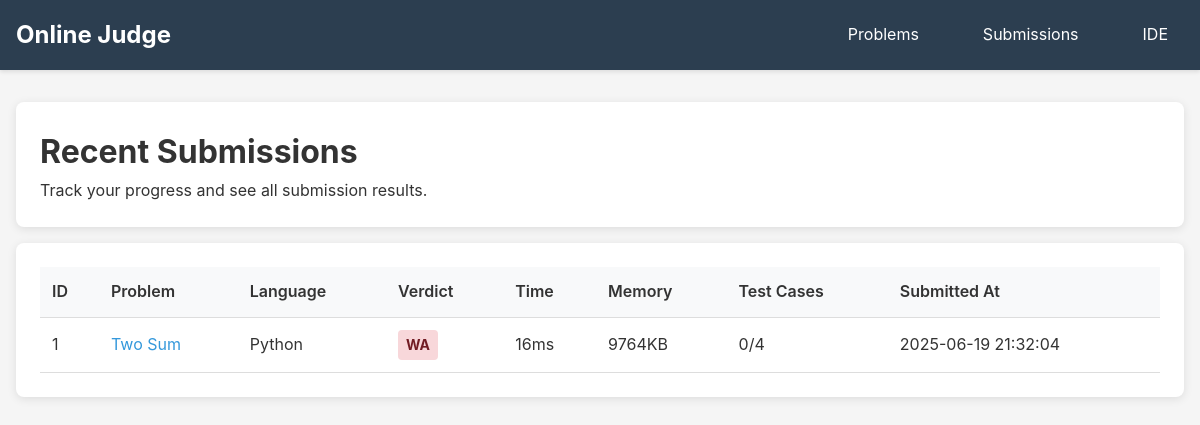
Screenshot of /submissions with the database file from the repository.
### tables this page shows
CREATE TABLE submissions (
            id INTEGER PRIMARY KEY AUTOINCREMENT,
            problem_id INTEGER,
            language TEXT NOT NULL,
            code TEXT NOT NULL,
            verdict TEXT DEFAULT 'Pending',  -- AC, WA, TLE, MLE, RE, CE
            execution_time INTEGER,  -- in milliseconds
            memory_used INTEGER,  -- in KB
            test_cases_passed INTEGER DEFAULT 0,
            total_test_cases INTEGER DEFAULT 0,
            error_message TEXT,
            submitted_at TIMESTAMP DEFAULT CURRENT_TIMESTAMP,
            FOREIGN KEY (problem_id) REFERENCES problems (id)
        );

CREATE TABLE problems (
            id INTEGER PRIMARY KEY AUTOINCREMENT,
            title TEXT NOT NULL,
            description TEXT NOT NULL,
            input_format TEXT,
            output_format TEXT,
            constraints TEXT,
            time_limit INTEGER DEFAULT 2000,  -- in milliseconds
            memory_limit INTEGER DEFAULT 256,  -- in MB
            difficulty TEXT DEFAULT 'Easy',
            created_at TIMESTAMP DEFAULT CURRENT_TIMESTAMP
        );

### main.py (the view)
@app.get("/submissions", response_class=HTMLResponse)
async def submissions_page(request: Request):
    conn = get_db_connection()
    cursor = conn.cursor()
    cursor.execute("""
        SELECT s.*, p.title as problem_title
        FROM submissions s
        JOIN problems p ON s.problem_id = p.id
        ORDER BY s.submitted_at DESC
        LIMIT 50
    """)
    submissions = [dict(row) for row in cursor.fetchall()]
    conn.close()
    return templates.TemplateResponse("submissions.html", {
        "request": request,
        "submissions": submissions
    })

### templates/submissions.html (shortened to what this page needs)
{% extends "base.html" %}
{% block content %}
<div class="card">
    <h1>Recent Submissions</h1>
    <p>Track your progress and see all submission results.</p>
</div>
<div class="card">
    <table>
        <thead>
            <tr>
                <th>ID</th>
                <th>Problem</th>
                <th>Language</th>
                <th>Verdict</th>
                <th>Time</th>
                <th>Memory</th>
                <th>Test Cases</th>
                <th>Submitted At</th>
            </tr>
        </thead>
        <tbody>
            {% for submission in submissions %}
            <tr>
                <td>{{ submission.id }}</td>
                <td>
                    <a href="/problem/{{ submission.problem_id }}" style="text-decoration: none; color: #3498db;">
                        {{ submission.problem_title }}
                    </a>
                </td>
                <td>{{ submission.language|title }}</td>
                <td>
                    <span class="verdict verdict-{{ submission.verdict }}">
                        {{ submission.verdict }}
                    </span>
                </td>
                <td>{{ submission.execution_time }}ms</td>
                <td>{{ submission.memory_used }}KB</td>
                <td>{{ submission.test_cases_passed }}/{{ submission.total_test_cases }}</td>
                <td>{{ submission.submitted_at }}</td>
            </tr>
            {% endfor %}
        </tbody>
    </table>
</div>
{% endblock %}

### templates/base.html (style rules this page uses)
* { margin: 0; padding: 0; box-sizing: border-box; }
body { font-family: -apple-system, BlinkMacSystemFont, 'Segoe UI', sans-serif; line-height: 1.6; color: #333; background-color: #f5f5f5; }
.card { background: white; border-radius: 8px; box-shadow: 0 2px 10px rgba(0,0,0,0.1); padding: 1.5rem; margin-bottom: 1rem; }
.verdict { display: inline-block; padding: 0.25rem 0.5rem; border-radius: 4px; font-size: 0.875rem; font-weight: bold; }
.verdict-WA { background: #f8d7da; color: #721c24; }
table { width: 100%; border-collapse: collapse; }
th, td { padding: 0.75rem; text-align: left; border-bottom: 1px solid #ddd; }
th { background: #f8f9fa; font-weight: 600; }

### rows the page displays
submissions: id "1", problem_title "Two Sum", language "Python", verdict "WA", execution_time "16", memory_used "9764", test_cases_passed "0", total_test_cases "4", submitted_at "2025-06-19 21:32:04"
